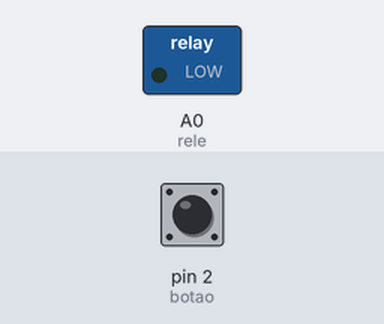
Recording of a program running on a simulated Arduino Uno, built with avr-gcc and run on an emulated ATmega328P. Parts: switched loads named in the program (green lamp = pin HIGH). The test bench sets the inputs (shaded band); at power-on: pin 2 (botao) HIGH.

Above: at 1.2 s.
1.3 s: pin 2 (botao) pulled LOW for 1 s
At 4.8 s:
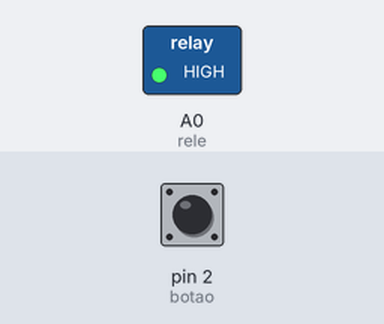
Timing chart, 0 to 11.3 s (numbered marks = the images above; inputs shaded):
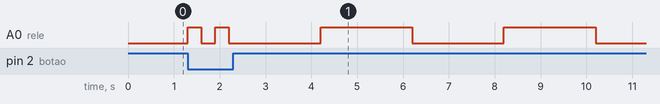

The program:

main.cpp
```cpp
int rele = A0;       // Pino do relé
int botao = 2;       // Pino do botão
unsigned long tempoAnterior = 0;
int intervalo = 3000;

void setup() {
  pinMode(rele, OUTPUT);
  pinMode(botao, INPUT_PULLUP); // Usa resistor interno
  digitalWrite(rele, LOW);
}

void loop() {
  // Verifica se o botão está pressionado
  if (digitalRead(botao) == LOW) {
    intervalo = 300;  // Pisca rápido enquanto pressionado
  } else {
    intervalo = 2000; // Pisca lento quando solto
  }

  // Controle de tempo sem delay
  unsigned long tempoAtual = millis();
  if (tempoAtual - tempoAnterior >= intervalo) {
    tempoAnterior = tempoAtual;
    digitalWrite(rele, !digitalRead(rele)); // Alterna estado do relé
  }
}
```
